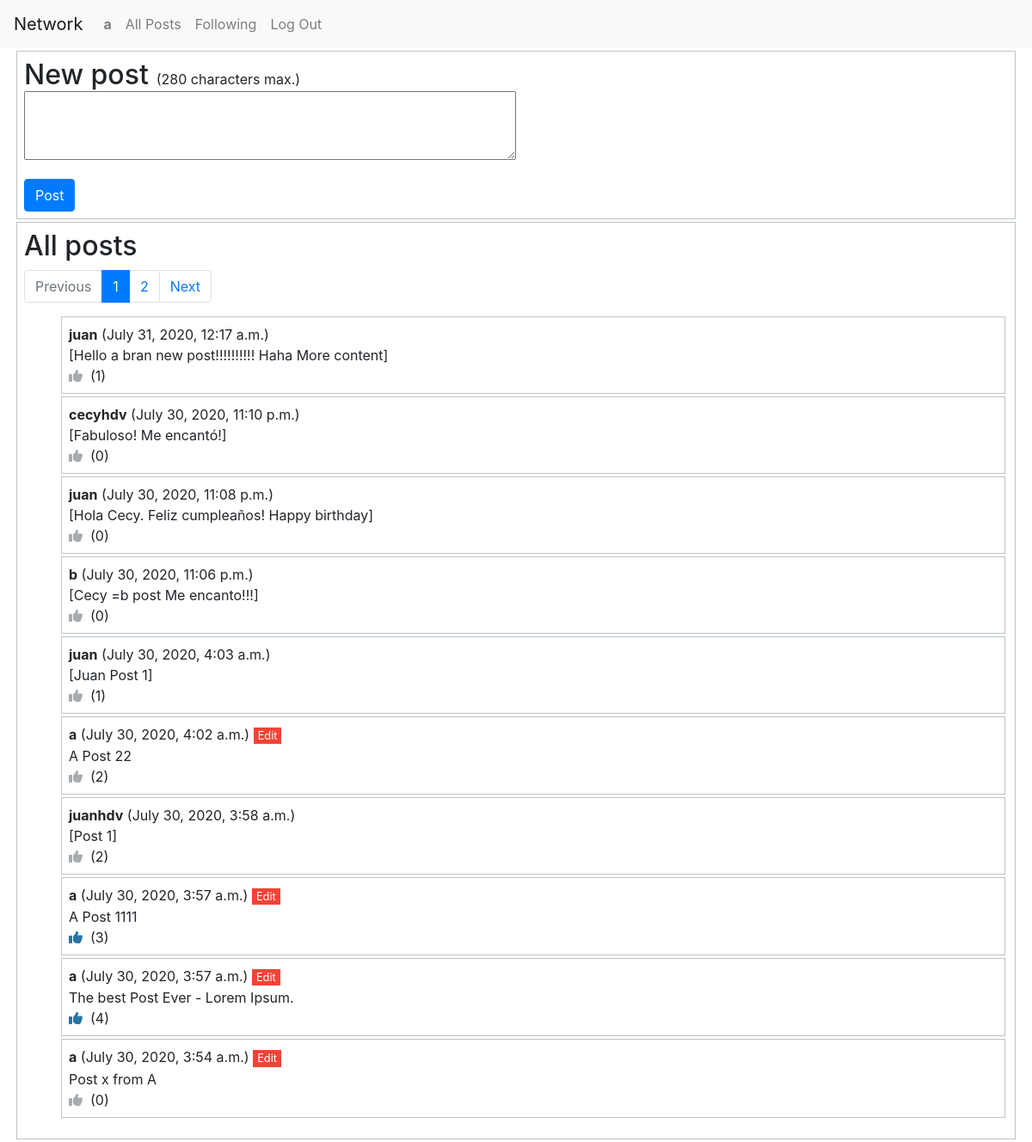
The page / (signed in) on the database its author committed.
### network/models.py (models this page shows, shortened)
class User(AbstractUser):
	likes = models.ManyToManyField('Post',related_name="fans") # Likes & fans
	follows = models.ManyToManyField('self',symmetrical=False,related_name="followers")

class Post(models.Model):
	author = models.ForeignKey(User, on_delete=models.CASCADE) # One User relates to Many Posts
	datetime = models.DateTimeField(auto_now=False, auto_now_add=True) # default=timezone.now
	content = models.CharField(max_length=280) # Like twitter length
	totallikes = models.IntegerField(default=0)

### network/views.py (the view)
# urls.py: path("", views.index, name="index"),
def index(request):
    if request.user.is_authenticated:
        usrCurrent = User.objects.get(username=request.user.username) # Get current user object
        post = Post.objects.all().order_by(F('datetime').desc()) # All posts (with total likes)
        paginator = Paginator(post, CONST_linesPerPage) # Show  CONST_linesPerPage libes per page.
        return render(request, "network/index.html",{
            "currentUsername" : request.user.username,
            "page_obj": paginator.get_page(request.GET.get('page')),
            "numpages_plus_one": paginator.num_pages+1,
            "likes": [post.id for post in usrCurrent.likes.all()] # Current user likes
        })
    else:
        return HttpResponseRedirect(reverse("login"))

### network/templatetags/range.py (called while the page is built)
@register.filter(name='range')
def filter_range(start, end):
	return range(start, end)

### network/templates/network/index.html (shortened to what this page needs)
{% extends "network/listposts.html" %}
{% block before_body %}
<div class=bordered>
	<h2 style="display: inline">New post</h2>&nbsp;&nbsp;(280 characters max.)
    <form id="newPost" action="{% url 'newPost' %}" method="post">
        <div class="form-group">
        	<textarea name="content"></textarea>
        </div>
        <input class="btn btn-primary" type="submit" value="Post">
    </form>
</div>
{% endblock %}
{% block title_body %}All posts{% endblock %}

### network/templates/network/listposts.html (shortened to what this page needs)
{% extends "network/layout.html" %}
{% load range %}
{% block body %}
<div class=bordered>
	<h2>{% block title_body %}{% endblock %}</h2>
	<nav aria-label="post navigation all">
	  <ul class="pagination">
	  	{% if page_obj.has_previous %}
	    <li class="page-item"> <a class="page-link" href="?page={{ page_obj.previous_page_number }}">Previous</a></li>
	    {% else %}
	    <li class="page-item disabled"> <span class="page-link">Previous</span></li>
	    {% endif %}
	    {% for k in 1|range:numpages_plus_one %}
	  	    {% if k == page_obj.number %}
		    <li class="page-item active" aria-current="page"><a class="page-link" href="#">{{ k }}<span class="sr-only">(current)</span></a></li>
		    {% else %}
		    <li class="page-item"><a class="page-link" href="?page={{ k }}">{{ k }}</a></li>
		    {% endif %}
	    {% endfor %}
        {% if page_obj.has_next %}
	    <li class="page-item"><a class="page-link" href="?page={{ page_obj.next_page_number }}">Next</a></li>
	    {% else %}
	    <li class="page-item disabled"><span class="page-link">Next</span></a></li>
	    {% endif %}
	  </ul>
	</nav>
	{% if page_obj %}
	<ul>
	{% for p in page_obj %}
		<li class="bordered">
			<div>
				<strong>{{ p.author.username }}</strong> ({{ p.datetime }})
			{% if p.author.username == currentUsername %}
				<span class="spanEdit" data-id="{{p.pk}}">Edit</span>&nbsp;
				<div id="txt{{p.pk}}">
				{{ p.content }}
				</div>
			{% else %}
				<div>
				[{{ p.content }}]
				</div>
			{% endif %}
				<i class="fas fa-thumbs-up likeIcon {% if p.pk in likes %}enabled{% else %}disabled{% endif %}" data-id="{{p.pk}}"></i>
				&nbsp;<span id="likes{{p.pk}}" class="totalLikes">({{ p.totallikes }})</span>
			</div>
		</li>
	{% endfor %}
	</ul>
	{% else %}
	<strong>There are not posts.</strong>
	{% endif %}
</div>
{% endblock %}

### network/templates/network/layout.html (shortened to what this page needs)
{% load static %}
<!DOCTYPE html>
<html lang="en">
    <head>
        <link rel="stylesheet" href="https://stackpath.bootstrapcdn.com/bootstrap/4.4.1/css/bootstrap.min.css">
        <link rel="stylesheet" href="{% static 'network/styles.css' %}">
    </head>
    <body>
        <nav class="navbar navbar-expand-lg navbar-light bg-light">
            <a class="navbar-brand" href="#">Network</a>
            <div>
              <ul class="navbar-nav mr-auto">
                {% if user.is_authenticated %}
                    <li class="nav-item">
                        <a class="nav-link" href="{% url 'profile' %}"><strong>{{ user.username }}</strong></a>
                    </li>
                {% endif %}
                <li class="nav-item">
                  <a class="nav-link" href="{% url 'index' %}">All Posts</a>
                </li>
                {% if user.is_authenticated %}
                    <li class="nav-item">
                        <a class="nav-link" href="{% url 'following' %}">Following</a>
                    </li>
                    <li class="nav-item">
                        <a class="nav-link" href="{% url 'logout' %}">Log Out</a>
                    </li>
                {% endif %}
              </ul>
            </div>
          </nav>
        <div class="body">
            {% block before_body %}
            {% endblock %}
            {% block body %}
            {% endblock %}
        </div>
    </body>
</html>

### network/static/network/styles.css (style rules this page uses)
textarea { width: 50%; height: 80px; }
ul > li.bordered { list-style-type: none; }
.body { margin: 0 1em; }
.bordered { padding: 0.5em; margin: 3px; border: 1px solid #bdc3c7; }
span.spanEdit { font-size: 0.8em; background-color: #f44336; color: white; margin: 2px 0; padding: 0px 5px; text-align: center; text-decoration: none; display: inline-block; cursor: pointer; }
.likeIcon { cursor: pointer; }
.likeIcon.enabled { color: #2874a6;; }
.likeIcon.disabled { color:#a6acaf; }

### rows shown on the page
User: username "a"
Post: author.username "juan", datetime "July 31, 2020, 12:17 a.m.", content "Hello a bran new post!!!!!!!!!! Haha More content", totallikes "1"
Post: author.username "cecyhdv", datetime "July 30, 2020, 11:10 p.m.", content "Fabuloso! Me encantó!", totallikes "0"
Post: author.username "juan", datetime "July 30, 2020, 11:08 p.m.", content "Hola Cecy. Feliz cumpleaños! Happy birthday", totallikes "0"
Post: author.username "b", datetime "July 30, 2020, 11:06 p.m.", content "Cecy =b post Me encanto!!!", totallikes "0"
Post: author.username "juan", datetime "July 30, 2020, 4:03 a.m.", content "Juan Post 1", totallikes "1"
Post: author.username "a", datetime "July 30, 2020, 4:02 a.m.", content "A Post 22", totallikes "2"
Post: author.username "juanhdv", datetime "July 30, 2020, 3:58 a.m.", content "Post 1", totallikes "2"
Post: author.username "a", datetime "July 30, 2020, 3:57 a.m.", content "A Post 1111", totallikes "3"
Post: author.username "a", datetime "July 30, 2020, 3:57 a.m.", content "The best Post Ever - Lorem Ipsum.", totallikes "4"
Post: author.username "a", datetime "July 30, 2020, 3:54 a.m.", content "Post x from A", totallikes "0"

### other values the page prints
{{ k }} "1"
{{ k }} "2"
